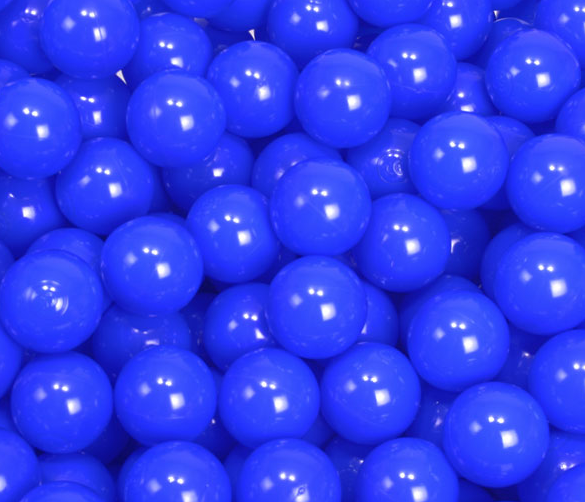
#> input picture ColorAnalysis_TargetImages/colorball_blue_original.png, 585 x 502 px, found by its file name
$ python cutImage.py
#> lines starting #> are read from the running program, lines starting #| are printed output that depends on the picture
import cv2
import os

# 読み込みファイルパス
img_path = 'ColorAnalysis_TargetImages\colorball_blue_original.png'

# ディレクトリの取得(ファイル名の除外)
dir = os.path.dirname(img_path)
print(f' dir :{dir}')
#　ファイル名抽出 + 拡張子除去
img_filename = os.path.basename(img_path)
img_filename = os.path.splitext(img_filename)[0]
print(f'img_filename:{img_filename}')


# 切り出しの一辺の長さ
side_len = 400


# 画像読み込み
img_ori = cv2.imread(img_path, cv2.IMREAD_COLOR)
#> img_ori is the input picture: shape (502, 585, 3); mean B, G, R 236.9, 61.2, 47
print(f'img_ori.shape:{img_ori.shape}')
#| img_ori.shape:(502, 585, 3)

# ROI切り出し
img_roi = img_ori[0:side_len, 0:side_len]
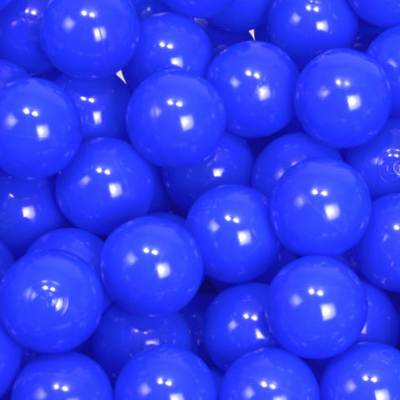
#> img_roi: shape (400, 400, 3); mean B, G, R 237.9, 61.2, 47
print(f'img_roi.shape:{img_roi.shape}')
#| img_roi.shape:(400, 400, 3)

# ROI画像保存
roi_filename = img_filename + '_roi.png'
cv2.imwrite(dir+'/'+roi_filename, img_roi)


# 画像表示
cv2.imshow('img_ori', img_ori)
cv2.imshow('img_roi', img_roi)

cv2.waitKey(0)
